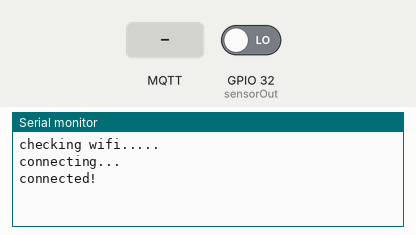
The sketch below on a simulated ESP32. Shown: the last lines printed to the serial monitor. The test bench sets the inputs (shaded band); at power-on: GPIO 32 (sensorOut) LOW. WiFi joins after 1.5 s; servers stay silent unless stated; no MQTT or app messages arrive unless stated.

Above: at 3.2 s.
3.3 s: MQTT message "1" arrives on the first subscribed topic
At 8.0 s:
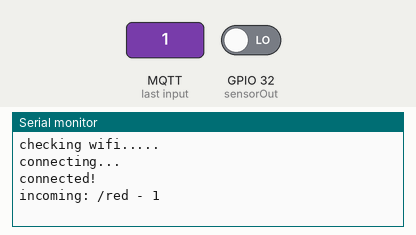
8.3 s: MQTT message "on" arrives on the first subscribed topic
At 12.3 s:
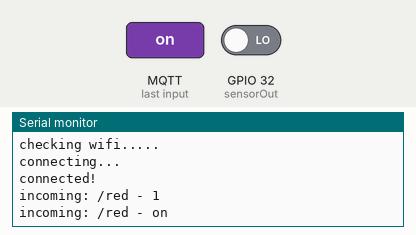
13.1 s: MQTT message "off" arrives on the first subscribed topic
At 17.6 s:
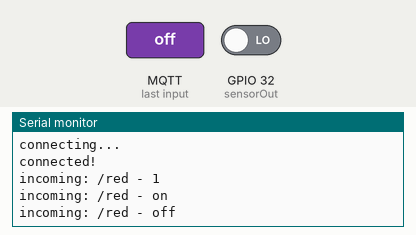
17.9 s: MQTT message "1" arrives on the second subscribed topic
At 21.7 s:
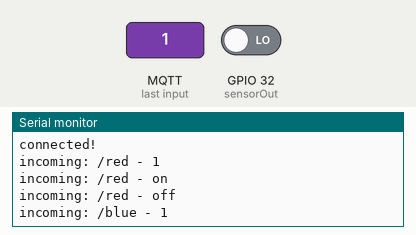
22.8 s: MQTT message "on" arrives on the second subscribed topic
At 27.0 s:
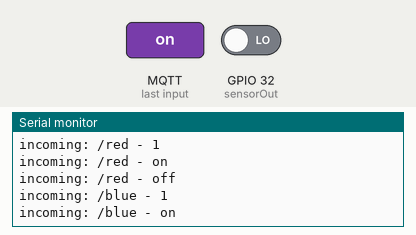
27.6 s: MQTT message "off" arrives on the second subscribed topic
At 32.3 s:
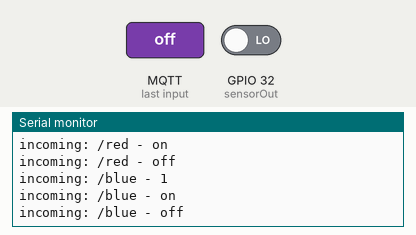

The sketch:

Array_Color_sensor.ino
```cpp
#include <WiFi.h>
#include <MQTT.h>
#define S0 27
#define S1 26
#define S2 25
#define S3 33
#define sensorOut 32
int frequency = 0;

const char ssid[] = "Aaditya";
const char pass[] = "Aaditya123";

WiFiClient net;
MQTTClient client;

unsigned long lastMillis = 0;

void connect() {
  Serial.print("checking wifi...");
  while (WiFi.status() != WL_CONNECTED) {
    Serial.print(".");
    delay(1000);
  }

  Serial.print("\nconnecting...");
  while (!client.connect("arduino", "try", "try")) {
    Serial.print(".");
    delay(1000);
  }

  Serial.println("\nconnected!");

  client.subscribe("/red");
  // client.unsubscribe("/red");
  client.subscribe("/blue");
  // client.unsubscribe("/blue");
  client.subscribe("/green");
  // client.unsubscribe("/green");
  client.subscribe("/clear");
  // client.unsubscribe("/Clear");
}

void messageReceived(String &topic, String &payload) {
  Serial.println("incoming: " + topic + " - " + payload);
}

void setup() {
  Serial.begin(115200);
  WiFi.begin(ssid, pass);

  // Note: Local domain names (e.g. "Computer.local" on OSX) are not supported by Arduino.
  // You need to set the IP address directly.
  client.begin("192.168.1.11", net);
  client.onMessage(messageReceived);

  connect();
pinMode(S0, OUTPUT);
pinMode(S1, OUTPUT);
pinMode(S2, OUTPUT);
pinMode(S3, OUTPUT);
pinMode(sensorOut, INPUT);

// Setting frequency-scaling to 20%
digitalWrite(S0,HIGH);
digitalWrite(S1,HIGH);

Serial.begin(9600);
}

void loop() {
  client.loop();
  delay(10);  // <- fixes some issues with WiFi stability
// Setting red filtered photodiodes to be read
digitalWrite(S2,LOW);
digitalWrite(S3,LOW);
// Reading the output frequency
frequency = pulseIn(sensorOut, LOW);
// Printing the value on the serial monitor
String fit = String(frequency, DEC);
delay(200);
if (!client.connected()) {
    connect();
  }

  // publish a message roughly every second.
  if (millis() - lastMillis > 200) {
    lastMillis = millis();
    client.publish("/red",fit);
  }
// Setting Green filtered photodiodes to be read
digitalWrite(S2,HIGH);
digitalWrite(S3,HIGH);
// Reading the output frequency
frequency = pulseIn(sensorOut, LOW);
// Printing the value on the serial monitor
String fet = String(frequency, DEC);
delay(200);
if (!client.connected()) {
    connect();
  }

  // publish a message roughly every second.
  if (millis() - lastMillis > 200) {
    lastMillis = millis();
    client.publish("/green",fet);
  }
// Setting Clear filtered photodiodes to be read
digitalWrite(S2,HIGH);
digitalWrite(S3,LOW);
// Reading the output frequency
frequency = pulseIn(sensorOut, LOW);
// Printing the value on the serial monitor
String fot = String(frequency,DEC);
delay(200);
if (!client.connected()) {
    connect();
  }

  // publish a message roughly every second.
  if (millis() - lastMillis > 200) {
    lastMillis = millis();
    client.publish("/clear",fot);
  }
// Setting Blue filtered photodiodes to be read
digitalWrite(S2,LOW);
digitalWrite(S3,HIGH);
// Reading the output frequency
frequency = pulseIn(sensorOut, LOW);
// Printing the value on the serial monitor
String fat = String(frequency,DEC);
delay(200);
  if (!client.connected()) {
    connect();
  }

  // publish a message roughly every second.
  if (millis() - lastMillis > 200) {
    lastMillis = millis();
    client.publish("/blue",fat);
  }
}
```

Measured:
- after the input at 3.3 s, the serial monitor: prints a new line after 3.6 s (image 1)
- after the input at 8.3 s, the serial monitor: prints a new line after 3.4 s (image 2)
- after the input at 13.1 s, the serial monitor: prints a new line after 3.4 s (image 3)
- after the input at 17.9 s, the serial monitor: prints a new line after 3.4 s (image 4)
- after the input at 22.8 s, the serial monitor: prints a new line after 3.3 s (image 5)
- after the input at 27.6 s, the serial monitor: prints a new line after 3.3 s (image 6)
